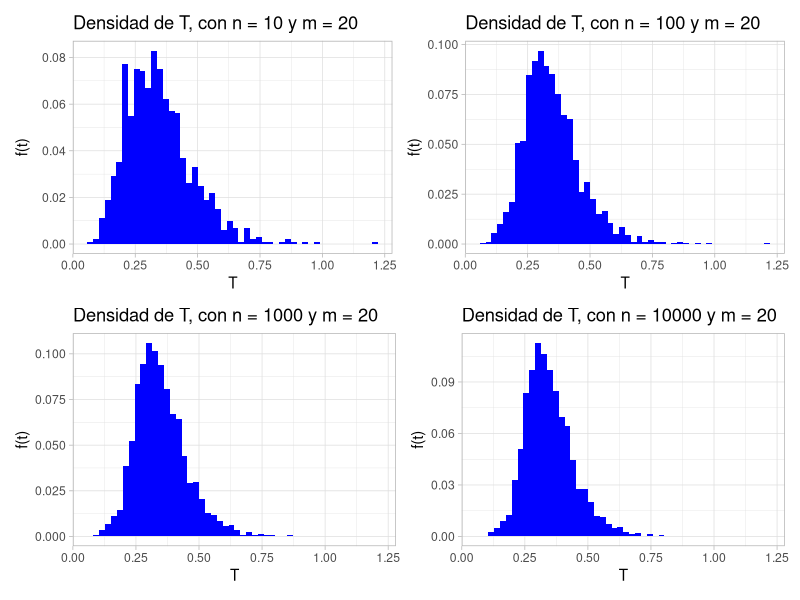
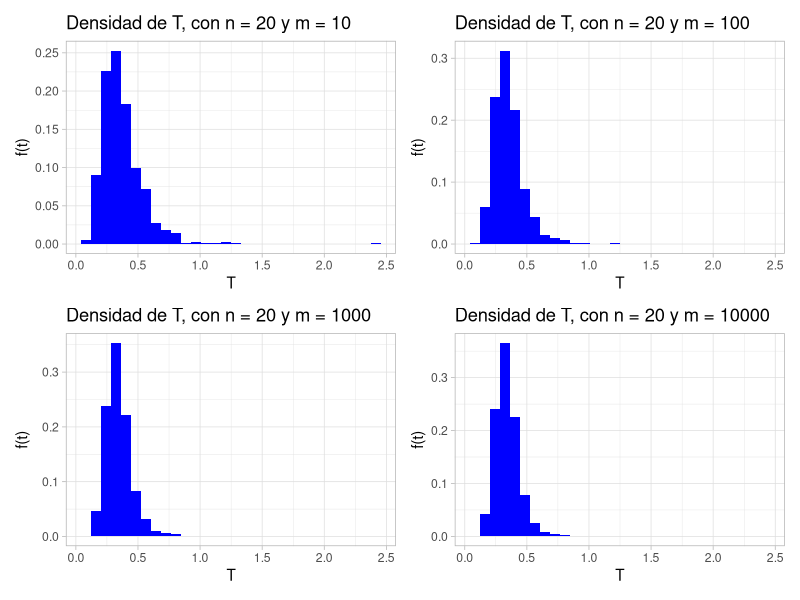
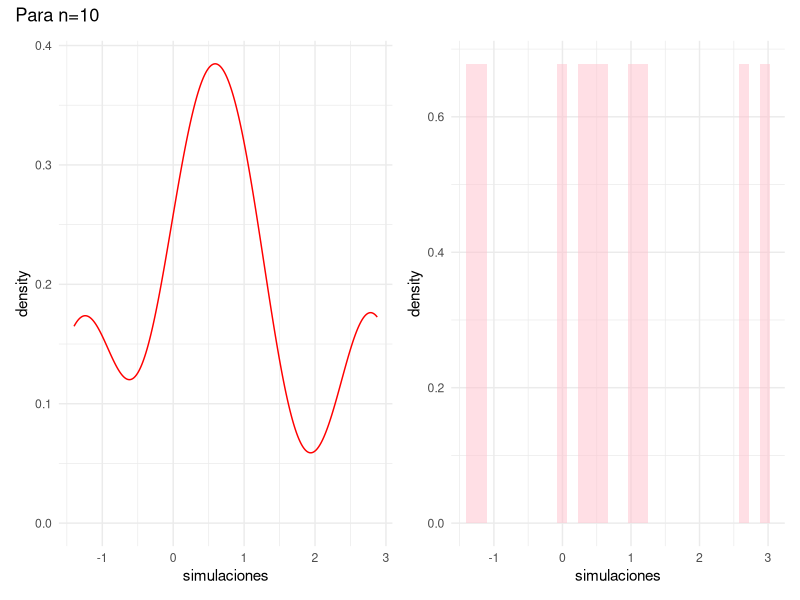
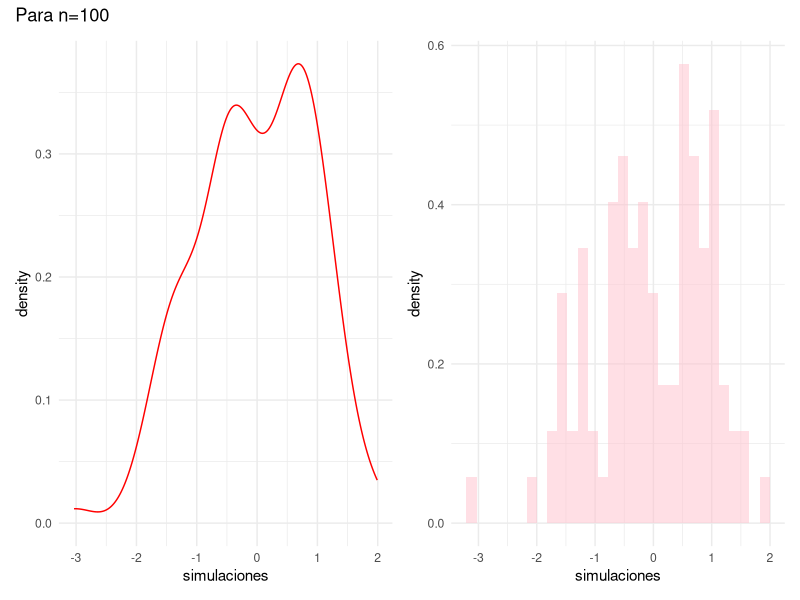
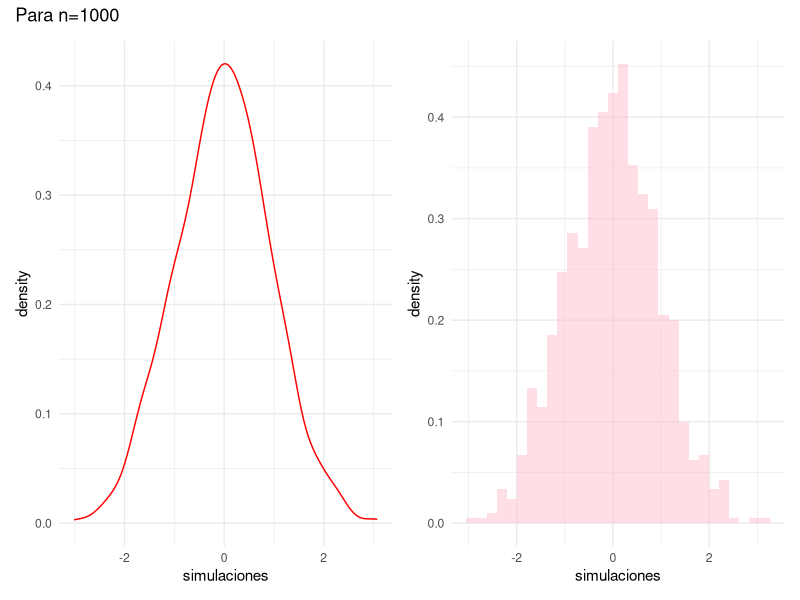
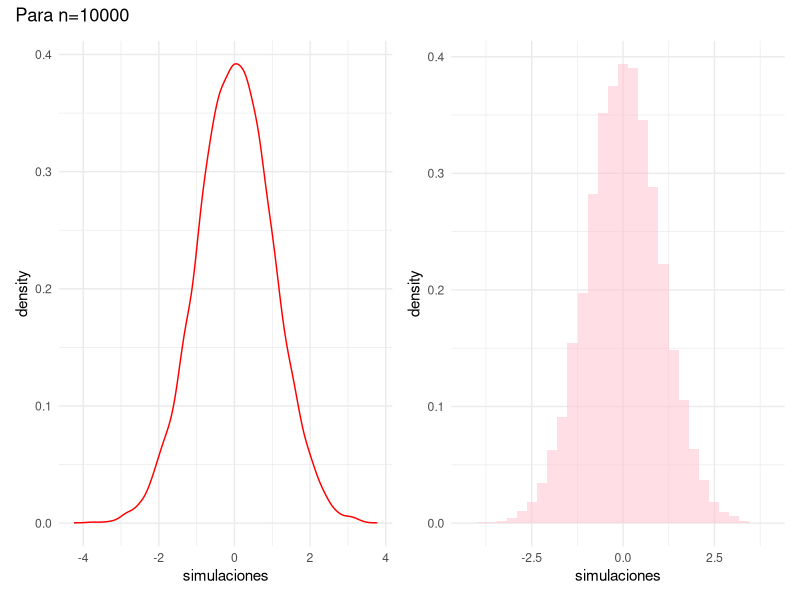
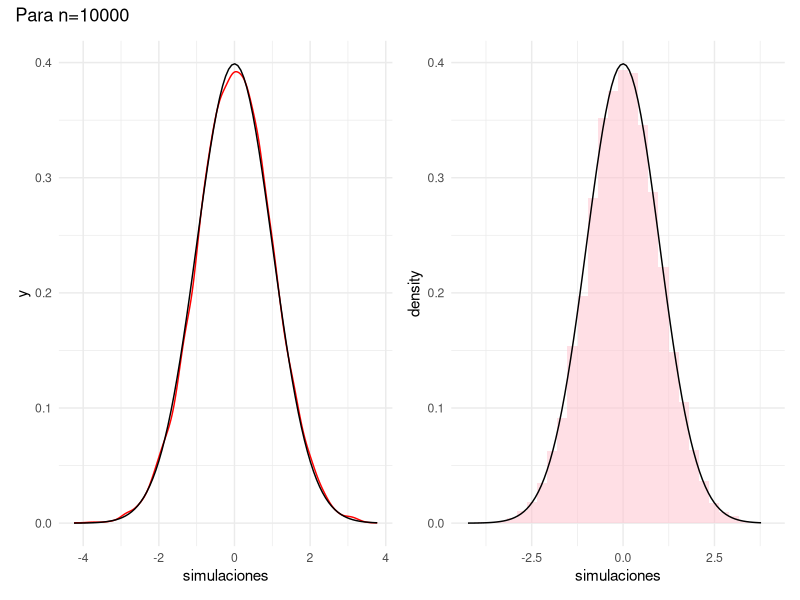
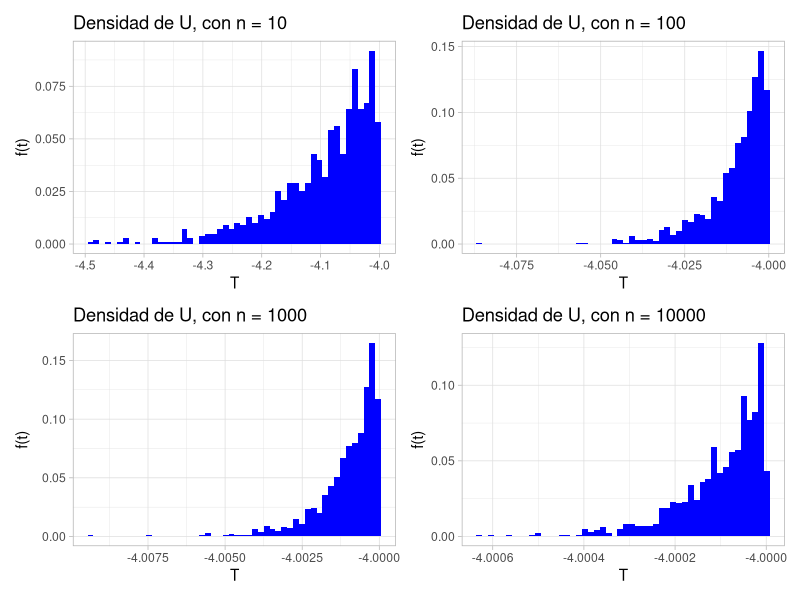

These charts were generated, in order, by the following R code: (Note: a time limit stopped this script after it produced the figures.)
## ---- chunk 1
#| output: false
library(dplyr)
library(ggplot2)
library(patchwork)
## ---- chunk 2
m <- 20
## ---- chunk 3
#| warning: false
# Definimos el número de observaciones para cada variable aleatoria
m <- 20

# Simulamos varios valores de T y los almacenamos en un vector
set.seed(123)

n_sim <- 1000
T_sim <- c()
graph_list <- list()
n_values <- c(10, 100, 1000, 10000)

for (j in seq_along(n_values)) {
  n <- n_values[j]
  
  for (i in 1:n_sim) {
    X <- rexp(n, rate = 1/5)
    Y <- rexp(m, rate = 1/15)
    mu_X <- mean(X)
    mu_Y <- mean(Y)
    T <- mu_X / mu_Y
    T_sim <- c(T_sim, T)
  }
  
  # Gráfica de la distribución de T
  df1 <- data.frame(T_sim)
  grafica1 <- ggplot(df1, aes(x = T_sim)) +
    geom_histogram(aes(y = after_stat(count)/sum(after_stat(count))),
                   bins = 50, linewidth = 1, fill = "blue") +
    ggtitle(paste("Densidad de T, con n =", n, "y m =", m)) +
    ylab("f(t)") + xlab("T") + theme_light()
  
  graph_list[[j]] <- grafica1
}

(graph_list[[1]] | graph_list[[2]]) / (graph_list[[3]] | graph_list[[4]])
## ---- chunk 4
# Definimos el número de observaciones para cada variable aleatoria
n <- 20

# Simulamos varios valores de T y los almacenamos en un vector
set.seed(123)

n_sim <- 1000
T_sim <- c()
graph_list1 <- list()
m_values <- c(10, 100, 1000, 10000)

for (j in seq_along(m_values)) {
  m <- m_values[j]
  
  for (i in 1:n_sim) {
    X <- rexp(n, rate = 1/5)
    Y <- rexp(m, rate = 1/15)
    mu_X <- mean(X)
    mu_Y <- mean(Y)
    T <- mu_X / mu_Y
    T_sim <- c(T_sim, T)
  }
  
  # Gráfica de la distribución de T
  df1 <- data.frame(T_sim)
  grafica1 <- ggplot(df1, aes(x = T_sim)) +
    geom_histogram(aes(y = after_stat(count)/sum(after_stat(count))),
                   bins = 30, linewidth = 1, fill = "blue") +
    ggtitle(paste("Densidad de T, con n =", n, "y m =", m)) +
    ylab("f(t)") + xlab("T") + theme_light()
  
  graph_list1[[j]] <- grafica1
}

(graph_list1[[1]] | graph_list1[[2]]) / (graph_list1[[3]] | graph_list1[[4]])
  
## ---- chunk 5
#| warning: false

set.seed(123)
n<- 10

#Tomo las muestras aleatorias para X
X<- rnorm(n, 0, 1)

#Calculo las sumas de la X
suma_x<- sum(X) 
#El cuadrado de una normal estándar es ji cuadrada defino X^2 como Y
Y<- rchisq(n, 1)
#no creo que tomar estas muestras sirva por que no son los mismos valores de Xi y por eso no los voy a tomar 

#Encuentro el vector con los cuadrados de cada valor
cuadrados<- X^2
suma2_x <- sum(cuadrados)

#calculo el valor de U
U= (sqrt(n)*suma_x)/suma2_x

#Hago las simulaciones con n=10
set.seed(123)
n<- 10
U_sim <- numeric(n)
for(i in 1:n){
  X<-rnorm(n,0,1)
  suma_x<- sum(X) 
  cuadrados<- X^2
  suma2_x <- sum(cuadrados)
  U_sim[i]<-(sqrt(n)*suma_x)/suma2_x
}

#grafico
df_simuls10 <- data.frame(simulaciones= U_sim)
densidad10<-df_simuls10 %>% ggplot()+ geom_density(aes(x = simulaciones), color="red")+ theme_minimal()

grafica10<-df_simuls10 %>% ggplot()+ geom_histogram(aes(x=simulaciones, y=..density..), fill="pink", alpha=0.5)+theme_minimal()

graficas<-densidad10| grafica10 
graficas+  plot_annotation("Para n=10")
## ---- chunk 6
#| warning: false
#Hago las simulaciones con n=100
set.seed(123)
n<- 100
U_sim <- numeric(n)
for(i in 1:n){
  X<-rnorm(n,0,1)
  suma_x<- sum(X) 
  cuadrados<- X^2
  suma2_x <- sum(cuadrados)
  U_sim[i]<-(sqrt(n)*suma_x)/suma2_x
}

#grafico
df_simuls100 <- data.frame(simulaciones= U_sim)
densidad100<-df_simuls100 %>% ggplot()+ geom_density(aes(x = simulaciones), color="red")+ theme_minimal()

grafica100<-df_simuls100 %>% ggplot()+ geom_histogram(aes(x=simulaciones, y=..density..), fill="pink", alpha=0.5)+theme_minimal()

graficas<-densidad100| grafica100 
graficas+  plot_annotation("Para n=100")
## ---- chunk 7
#Hago las simulaciones con n=1000
#| warning: false
set.seed(123)
n<- 1000
U_sim <- numeric(n)
for(i in 1:n){
  X<-rnorm(n,0,1)
  suma_x<- sum(X) 
  cuadrados<- X^2
  suma2_x <- sum(cuadrados)
  U_sim[i]<-(sqrt(n)*suma_x)/suma2_x
}

#grafico
df_simuls1000 <- data.frame(simulaciones= U_sim)
densidad1000<-df_simuls1000 %>% ggplot()+ geom_density(aes(x = simulaciones), color="red")+ theme_minimal()

grafica1000<-df_simuls1000 %>% ggplot()+ geom_histogram(aes(x=simulaciones, y=..density..), fill="pink", alpha=0.5)+theme_minimal()

graficas<-densidad1000| grafica1000 
graficas+  plot_annotation("Para n=1000")
## ---- chunk 8
#Hago las simulaciones con n=10000
#| warning: false
set.seed(123)
n<- 10000
U_sim <- numeric(n)
for(i in 1:n){
  X<-rnorm(n,0,1)
  suma_x<- sum(X) 
  cuadrados<- X^2
  suma2_x <- sum(cuadrados)
  U_sim[i]<-(sqrt(n)*suma_x)/suma2_x
}

#grafico
df_simuls10000 <- data.frame(simulaciones= U_sim)
densidad10000<-df_simuls10000 %>% ggplot()+ geom_density(aes(x = simulaciones), color="red")+ theme_minimal()

grafica10000<-df_simuls10000 %>% ggplot()+ geom_histogram(aes(x=simulaciones, y=..density..), fill="pink", alpha=0.5)+theme_minimal()

graficas<-densidad10000| grafica10000 
graficas+  plot_annotation("Para n=10000")
## ---- chunk 9
#grafico
#| warning: false
df_simuls10000 <- data.frame(simulaciones= U_sim)
densidad10000<-df_simuls10000 %>% ggplot()+ geom_density(aes(x = simulaciones), color="red")+ stat_function(fun=dnorm, args=list(mean=0, sd=1))+theme_minimal()

grafica10000<-df_simuls10000 %>% ggplot()+ geom_histogram(aes(x=simulaciones, y=..density..), fill="pink", alpha=0.5)+ stat_function(fun=dnorm, args=list(mean=0, sd=1))+theme_minimal()

graficas<-densidad10000| grafica10000 
graficas+  plot_annotation("Para n=10000")
## ---- chunk 10
# Simulamos varios valores de T y los almacenamos en un vector
#| warning: false
set.seed(123)

n_sim <- 1000
U_sim <- numeric(n_sim)
n_values <- c(10, 100, 1000, 10000)

for (j in seq_along(n_values)) {
  n <- n_values[j]
  
  for (i in 1:n_sim) {
    X <- runif(n)
    M <- max(X)
    U_sim[i] <- M - 5
  }
  
  # Gráfica de la distribución de u
  df1 <- data.frame(U_sim)
  grafica1 <- ggplot(df1, aes(x = U_sim)) +
    geom_histogram(aes(y = after_stat(count)/sum(after_stat(count))),
                   bins = 50, linewidth = 1, fill = "blue") +
    ggtitle(paste("Densidad de U, con n =", n)) +
    ylab("f(t)") + xlab("T") + theme_light()
  
  graph_list[[j]] <- grafica1
}

(graph_list[[1]] | graph_list[[2]]) / (graph_list[[3]] | graph_list[[4]])

## ---- chunk 11
#| warning: false

set.seed(123)

caras_del_dado <- 1:6
num_dados <- 3


num_sim <- 100000
vector_simuls <- c()
for(i in 1:num_sim){
  simulacion <- sample(x = caras_del_dado, size = num_dados, replace = TRUE)
  valor_simulacion <- sum(simulacion)
  vector_simuls <- c(vector_simuls,valor_simulacion)
}

str(vector_simuls)
# Define the values of n to use
n_values <- c(100, 1000, 10000, 100000)

# Create an empty list to store the graphs
graph_list <- list()

# Use a for loop to create the graphs and store them in the list
for (i in 1:length(n_values)) {
  n <- n_values[i]
  
  df <- data.frame(suma = vector_simuls[1:n])
  
  graph <- df %>% ggplot() +
    geom_histogram(aes(x = suma,
                       y=..count../sum(after_stat(count))),
                   linewidth=1, fill = "blue") +
    ggtitle(paste("Densidad de la suma n=", n)) +
    ylab("f") + xlab("suma") + theme_light()
  graph_list[[i]] <- graph
}

(graph_list[[1]] | graph_list[[2]]) / (graph_list[[3]] | graph_list[[4]])

str(vector_simuls)

simuls_satisfacen <- vector_simuls <= 3

satisfacen <- simuls_satisfacen[1:i]

proba_estimada <- sum(satisfacen)/length(satisfacen)
proba_estimada


probabilidades_estimadas <- c()
for(i in 1:length(simuls_satisfacen)){
  satisfacen <- simuls_satisfacen[1:i]
  proba_estimada <- sum(satisfacen)/length(satisfacen)
  probabilidades_estimadas <- c(probabilidades_estimadas, proba_estimada)
}

print(paste("la proba estimada para 100 simulaciones es", probabilidades_estimadas[[100]]))
print(paste("la proba estimada para 1000 simulaciones es", probabilidades_estimadas[[1000]]))
print(paste("la proba estimada para 10000 simulaciones es", probabilidades_estimadas[[10000]]))
print(paste("la proba estimada para 100000 simulaciones es", probabilidades_estimadas[[100000]]))


df_probas <- data.frame(n = 1:length(simuls_satisfacen),
                        probabilidades = probabilidades_estimadas)

df_probas %>% 
  ggplot() +
  geom_line(aes(x = n, y = probabilidades)) +
  ylab("probabilidades") + 
  xlab("n") +
  theme_light()


## ---- chunk 12
#| warning: false

set.seed(123)

numeracion <- 1:7
num_bolas <- 7


num_sim <- 100000
vector_simuls <- c()
for(i in 1:num_sim){
  simulacion <- sample(x = numeracion, size = 2, replace = FALSE)
  valor_simulacion <- sum(simulacion)
  vector_simuls <- c(vector_simuls,valor_simulacion)
}

str(vector_simuls)
# Define the values of n to use
n_values <- c(100, 1000, 10000, 100000)

# Create an empty list to store the graphs
graph_list <- list()

# Use a for loop to create the graphs and store them in the list
for (i in 1:length(n_values)) {
  n <- n_values[i]
  df <- data.frame(suma = vector_simuls[1:n])
  graph <- df %>% ggplot() +
    geom_histogram(aes(x = suma,
                       y=..count../sum(after_stat(count))),
                   linewidth=1, fill = "blue") +
    ggtitle(paste("Densidad de la suma n=", n)) +
    ylab("f") + xlab("suma") + theme_light()
  graph_list[[i]] <- graph
}

(graph_list[[1]] | graph_list[[2]]) / (graph_list[[3]] | graph_list[[4]])

str(vector_simuls)

simuls_satisfacen <- vector_simuls <= 10

satisfacen <- simuls_satisfacen[1:i]

proba_estimada <- sum(satisfacen)/length(satisfacen)
proba_estimada


probabilidades_estimadas <- c()
for(i in 1:length(simuls_satisfacen)){
  satisfacen <- simuls_satisfacen[1:i]
  proba_estimada <- sum(satisfacen)/length(satisfacen)
  probabilidades_estimadas <- c(probabilidades_estimadas, proba_estimada)
}

print(paste("la proba estimada para 100 simulaciones es", probabilidades_estimadas[[100]]))
print(paste("la proba estimada para 1000 simulaciones es", probabilidades_estimadas[[1000]]))
print(paste("la proba estimada para 10000 simulaciones es", probabilidades_estimadas[[10000]]))
print(paste("la proba estimada para 100000 simulaciones es", probabilidades_estimadas[[100000]]))


df_probas <- data.frame(n = 1:length(simuls_satisfacen),
                        probabilidades = probabilidades_estimadas)

df_probas %>% 
  ggplot() +
  geom_line(aes(x = n, y = probabilidades)) +
  ylab("probabilidades") + 
  xlab("n") +
  theme_light()

## ---- chunk 13
#| warning: false
set.seed(123)

numeracion <- 1:7
num_bolas <- 7

num_sim <- 100000
vector_simuls <- c()
for(i in 1:num_sim){
  simulacion <- sample(x = numeracion, size = 2, replace = TRUE)
  valor_simulacion <- sum(simulacion)
  vector_simuls <- c(vector_simuls,valor_simulacion)
}

str(vector_simuls)
# Define the values of n to use
n_values <- c(100, 1000, 10000, 100000)

# Create an empty list to store the graphs
graph_list <- list()

# Use a for loop to create the graphs and store them in the list
for (i in 1:length(n_values)) {
  n <- n_values[i]
  df <- data.frame(suma = vector_simuls[1:n])
  graph <- df %>% ggplot() +
    geom_histogram(aes(x = suma,
                       y=..count../sum(after_stat(count))),
                   linewidth=1, fill = "blue") +
    ggtitle(paste("Densidad de la suma n=", n)) +
    ylab("f") + xlab("suma") + theme_light()
  graph_list[[i]] <- graph
}

(graph_list[[1]] | graph_list[[2]]) / (graph_list[[3]] | graph_list[[4]])

str(vector_simuls)

simuls_satisfacen <- vector_simuls <= 10

satisfacen <- simuls_satisfacen[1:i]

proba_estimada <- sum(satisfacen)/length(satisfacen)
proba_estimada


probabilidades_estimadas <- c()
for(i in 1:length(simuls_satisfacen)){
  satisfacen <- simuls_satisfacen[1:i]
  proba_estimada <- sum(satisfacen)/length(satisfacen)
  probabilidades_estimadas <- c(probabilidades_estimadas, proba_estimada)
}

print(paste("la proba estimada para 100 simulaciones es", probabilidades_estimadas[[100]]))
print(paste("la proba estimada para 1000 simulaciones es", probabilidades_estimadas[[1000]]))
print(paste("la proba estimada para 10000 simulaciones es", probabilidades_estimadas[[10000]]))
print(paste("la proba estimada para 100000 simulaciones es", probabilidades_estimadas[[100000]]))


df_probas <- data.frame(n = 1:length(simuls_satisfacen),
                        probabilidades = probabilidades_estimadas)

df_probas %>% 
  ggplot() +
  geom_line(aes(x = n, y = probabilidades)) +
  ylab("probabilidades") + 
  xlab("n") +
  theme_light()

## ---- chunk 14
#| warning: false
set.seed(123)

claves <- 1:50

num_sim <- 100000
vector_simuls <- c()
for(i in 1:num_sim){
  simulacion <- sample(x = claves, size = 50, replace = FALSE)
  valor_simulacion <- sum(simulacion==claves)
  vector_simuls <- c(vector_simuls,valor_simulacion)
}

str(vector_simuls)
## ---- chunk 15
n_values <- c(100, 1000, 10000, 100000)
## ---- chunk 16
graph_list <- list()
## ---- chunk 17
#| warning: false
for (i in 1:length(n_values)) {
  n <- n_values[i]
  df <- data.frame(suma = vector_simuls[1:n])
  graph <- df %>% ggplot() +
    geom_histogram(aes(x = suma,
                       y=after_stat(count)/sum(after_stat(count))),
                   linewidth=1, fill = "blue") +
    ggtitle(paste("Densidad de la suma n=", n)) +
    ylab("f") + xlab("suma") + theme_light()
  graph_list[[i]] <- graph
}

## ---- chunk 18
#| warning: false
(graph_list[[1]] | graph_list[[2]]) / (graph_list[[3]] | graph_list[[4]])
## ---- chunk 19
#| warning: false
str(vector_simuls)

simuls_satisfacen <- vector_simuls <= 15

satisfacen <- simuls_satisfacen[1:i]

proba_estimada <- sum(satisfacen)/length(satisfacen)
proba_estimada

## ---- chunk 20
#| warning: false
probabilidades_estimadas <- c()
for(i in 1:length(simuls_satisfacen)){
  satisfacen <- simuls_satisfacen[1:i]
  proba_estimada <- sum(satisfacen)/length(satisfacen)
  probabilidades_estimadas <- c(probabilidades_estimadas, proba_estimada)
}

print(paste("la proba estimada para 100 simulaciones es", probabilidades_estimadas[[100]]))
print(paste("la proba estimada para 1000 simulaciones es", probabilidades_estimadas[[1000]]))
print(paste("la proba estimada para 10000 simulaciones es", probabilidades_estimadas[[10000]]))
print(paste("la proba estimada para 100000 simulaciones es", probabilidades_estimadas[[100000]]))


df_probas <- data.frame(n = 1:length(simuls_satisfacen),
                        probabilidades = probabilidades_estimadas)

df_probas %>% 
  ggplot() +
  geom_line(aes(x = n, y = probabilidades)) +
  ylab("probabilidades") + 
  xlab("n") +
  theme_light()
## ---- chunk 21
#| warning: false
#Comienzo haciendo una sola simulación
set.seed(123)
suma_unif <- 0
N <-0
#para encontarr un valor de N
while (suma_unif < 1) {
  #tomo las muestras 
  Xu <- runif(1, min=0, max=1)
  #En N voy contando la cantidad de veces que corre el while
  N<-N+1
  suma_unif<- suma_unif + Xu
}

#sigo con las simulaciones para distintos valores de N
#para n=100
n <- 100
N_sim<- numeric(n)
for(i in 1:n){
  suma_unif <- 0
  N <-0
  while (suma_unif < 1) {
    Xu <- runif(1, min=0, max=1)
    N<-N+1
    suma_unif<- suma_unif + Xu
  }
  N_sim[i]<- N
}
#para hacer el data frame saco la probabilidad en cada punto
df_simunif100 <- data.frame(table(N_sim)/n )
colnames(df_simunif100)<- c('N', 'Probabilidad')
#head(df_simunif100)
func_masa100 <-ggplot(data=df_simunif100)+
geom_bar(aes(x= N, y= Probabilidad ),stat = 'identity', fill='blue') +
labs(title="Para n=100")+
theme_minimal()
func_masa100

## ---- chunk 22
#| warning: false
#sigo con las simulaciones para distintos valores de N
#para n=1000
n <- 1000
N_sim<- numeric(n)
for(i in 1:n){
  suma_unif <- 0
  N <-0
  while (suma_unif < 1) {
    Xu <- runif(1, min=0, max=1)
    N<-N+1
    suma_unif<- suma_unif + Xu
  }
  N_sim[i]<- N
}
#para hacer el data frame saco la probabilidad en cada punto
df_simunif1000 <- data.frame(table(N_sim)/n )
colnames(df_simunif1000)<- c('N', 'Probabilidad')
#head(df_simunif)
func_masa1000 <- df_simunif1000 %>%ggplot()+
geom_bar(aes(x= N, y= Probabilidad ),stat = 'identity', fill='blue') +
labs(title="Para n=1000")+
theme_minimal()
func_masa1000
## ---- chunk 23
#| warning: false
#sigo con las simulaciones para distintos valores de N
#para n=10000
n <- 10000
N_sim<- numeric(n)
for(i in 1:n){
  suma_unif <- 0
  N <-0
  while (suma_unif < 1) {
    Xu <- runif(1, min=0, max=1)
    N<-N+1
    suma_unif<- suma_unif + Xu
  }
  N_sim[i]<- N
}
#para hacer el data frame saco la probabilidad en cada punto
df_simunif10000 <- data.frame(table(N_sim)/n )
colnames(df_simunif10000)<- c('N', 'Probabilidad')
#head(df_simunif)
func_masa10000 <-ggplot(data=df_simunif10000)+
geom_bar(aes(x= N, y= Probabilidad ),stat = 'identity', fill='blue') +
labs(title="Para n=10000")+
theme_minimal()
func_masa10000
## ---- chunk 24
#| warning: false
#para n=100000
n <- 100000
N_sim<- numeric(n)
for(i in 1:n){
  suma_unif <- 0
  N <-0
  while (suma_unif < 1) {
    Xu <- runif(1, min=0, max=1)
    N<-N+1
    suma_unif<- suma_unif + Xu
  }
  N_sim[i]<- N
}
#para hacer el data frame saco la probabilidad en cada punto
df_simunif100000 <- data.frame(table(N_sim)/n )
colnames(df_simunif100000)<- c('N', 'Probabilidad')
#head(df_simunif)
func_masa100000 <-ggplot(data=df_simunif100000)+
geom_bar(aes(x= N, y= Probabilidad ),stat = 'identity', fill='blue') +
labs(title="Para n=100000")+
theme_minimal()
func_masa100000
## ---- chunk 25
#| warning: false
grafjuntas<- (func_masa100/ func_masa10000)| (func_masa1000/func_masa100000)
grafjuntas+ plot_annotation("Funciones masa")+plot_layout(widths = c(2,2))
## ---- chunk 26
#| warning: false
#hago simulaciones para n=10, es de lo único que todavía no tengo probabilidades calculadas
n <- 10
N_sim<- numeric(n)
for(i in 1:n){
  suma_unif <- 0
  N <-0
  while (suma_unif < 1) {
    Xu <- runif(1, min=0, max=1)
    N<-N+1
    suma_unif<- suma_unif + Xu
  }
  N_sim[i]<- N
}
#para hacer el data frame saco la probabilidad en cada punto
df_simunif10 <- data.frame(table(N_sim)/n )
colnames(df_simunif10)<- c('N', 'Probabilidad')
#calculo el valor esperado con su formula para n=10
#Primero debo asegurarme que el tipo de datos del data frame sea el correcto para poder operar con ellos
df_simunif10$N <- as.numeric(as.character(df_simunif10$N))
df_simunif10$Probabilidad <- as.numeric(df_simunif10$Probabilidad)
ve10<- sum(df_simunif10$N * df_simunif10$Probabilidad)
#Valor esperado n=100
df_simunif100$N <- as.numeric(as.character(df_simunif100$N))
df_simunif100$Probabilidad <- as.numeric(df_simunif100$Probabilidad)
ve100<- sum(df_simunif100$N * df_simunif100$Probabilidad)
#Valor esperado n=1000
df_simunif1000$N <- as.numeric(as.character(df_simunif1000$N))
df_simunif1000$Probabilidad <- as.numeric(df_simunif1000$Probabilidad)
ve1000<- sum(df_simunif1000$N * df_simunif1000$Probabilidad)
#valor esperado n=10000
df_simunif10000$N <- as.numeric(as.character(df_simunif10000$N))
df_simunif10000$Probabilidad <- as.numeric(df_simunif10000$Probabilidad)
ve10000<- sum(df_simunif10000$N * df_simunif10000$Probabilidad)
#valor esperado n=100000
df_simunif100000$N <- as.numeric(as.character(df_simunif100000$N))
df_simunif100000$Probabilidad <- as.numeric(df_simunif100000$Probabilidad)
ve100000<- sum(df_simunif100000$N * df_simunif100000$Probabilidad)
#pongo todos los valores del valor esperado en un vector y también los de n en otro
n <- c(10, 100, 1000, 10000, 100000)
EN<-c(ve10, ve100, ve1000, ve100000, ve100000)
#voy a crear un dataframe para guardad mis resultados
df_valor_esperado <- data.frame(n, EN)
df_valor_esperado

grafvaloresperado<-df_valor_esperado %>% ggplot(aes(x= n, y=EN, group=1)) + geom_line()+ geom_point()+theme_minimal()+labs(title = "E(N) para los distintos valores de n")

grafvaloresperado
## ---- chunk 27
#Simulaciones para n=100
n<-100
X2_sim<-numeric(10000)
for(i in 1:10000){
  X<-runif(n, min=0, max=1)
  X<-sort(X)
  X2_sim[i]<-X[2]
}
#grafico
df_simx2100 <- data.frame(simulaciones= X2_sim/10000)
densidadx2100<-df_simx2100 %>% ggplot()+ geom_density(aes(x = simulaciones), color="red")+ theme_minimal()

graficax2100<-df_simx2100 %>% ggplot()+ geom_histogram(aes(x=simulaciones, y=..density..), fill="pink", alpha=0.5)+theme_minimal()

graficas<-densidadx2100| graficax2100
graficas100<-graficas+  plot_annotation("Para n=100")
graficas100
## ---- chunk 28
#Simulaciones para n=1000
n<-1000
X2_sim<-numeric(10000)
for(i in 1:10000){
  X<-runif(n, min=0, max=1)
  X<-sort(X)
  X2_sim[i]<-X[2]
}
#grafico
df_simx21000 <- data.frame(simulaciones= X2_sim)
densidadx21000<-df_simx21000 %>% ggplot()+ geom_density(aes(x = simulaciones), color="red")+ theme_minimal()

graficax21000<-df_simx21000 %>% ggplot()+ geom_histogram(aes(x=simulaciones, y=..density..), fill="pink", alpha=0.5)+theme_minimal()

graficas<-densidadx21000| graficax21000
graficas1000<-graficas+  plot_annotation("Para n=1000")
graficas1000
## ---- chunk 29
#Simulaciones para n=10000
n<-10000
X2_sim<-numeric(10000)
for(i in 1:10000){
  X<-runif(n, min=0, max=1)
  X<-sort(X)
  X2_sim[i]<-X[2]
}
#grafico
df_simx210000 <- data.frame(simulaciones= X2_sim)
densidadx210000<-df_simx210000 %>% ggplot()+ geom_density(aes(x = simulaciones), color="red")+ theme_minimal()

graficax210000<-df_simx210000 %>% ggplot()+ geom_histogram(aes(x=simulaciones, y=..density..), fill="pink", alpha=0.5)+theme_minimal()

graficas<-densidadx210000| graficax210000
graficas10000<-graficas+  plot_annotation("Para n=10000")
graficas10000
## ---- chunk 30
#Simulaciones para n=100000
n<-100000
X2_sim<-numeric(10000)
for(i in 1:10000){
  X<-runif(n, min=0, max=1)
  X<-sort(X)
  X2_sim[i]<-X[2]
}
#grafico
df_simx2100000 <- data.frame(simulaciones= X2_sim)
densidadx2100000<-df_simx2100000 %>% ggplot()+ geom_density(aes(x = simulaciones), color="red")+ theme_minimal()

graficax2100000<-df_simx2100000 %>% ggplot()+ geom_histogram(aes(x=simulaciones, y=..density..), fill="pink", alpha=0.5)+theme_minimal()

graficas<- densidadx2100000| graficax2100000
graficas100000<-graficas+  plot_annotation("Para n=100000")
graficas100000
## ---- chunk 31
graficafinal<-(graficas100)/(graficas1000)/(graficas10000)/(graficas100000) + plot_annotation(title = 'Función de densidad aproximada de X(2)')
graficafinal
## ---- chunk 32
#grafico
n<-10000
densidadjun<- densidadx210000+ stat_function(fun=dbeta, args=list(shape1=2,shape2=n-1))
  
graficajun<-graficax210000+ stat_function(fun=dbeta, args=list(shape1=2,shape2=n-1))

graficasjun<-densidadjun| graficajun
graficasjun<-graficasjun+  plot_annotation("Comparando con la distribución Beta")
graficasjun
## ---- chunk 33
#| warning: false
graph_list<-list()
densidad_list<-list()
n_values <- c(100, 1000,10000,100000)


a=-1
b=1
esperanza <- (a+b)/2
varianza <- ((b-a)**2)/12

for (i in 1:length(n_values)){
  n <- n_values[i]
  
  simulaciones <- replicate(10000, {
    Xmediana <- median(runif(n, min=a,max=b))
    (Xmediana - esperanza) / sqrt(varianza/n)
  })
  
  df_simuls <- data.frame(simulaciones = simulaciones)
  densidad1 <- df_simuls %>% ggplot() +
    geom_density(aes(x = simulaciones), color = "red", size = 1) +
    stat_function(fun = dnorm, args = list(mean = 0, sd = 1)) +
    theme_minimal()
  densidad1
  
  grafica1 <- df_simuls %>% ggplot() +
    geom_histogram(aes(x = simulaciones, y = ..density..), 
                   size = 1, fill = "pink", alpha = 0.5) +
    stat_function(fun = dnorm, args = list(mean = 0, sd = 1)) +
    theme_minimal()
  
  grafica1
  graph_list[[i]] <- grafica1
  densidad_list[[i]] <- densidad1
  
}

(graph_list[[1]] | graph_list[[2]]) / (graph_list[[3]] | graph_list[[4]])

(densidad_list[[1]] | densidad_list[[2]]) / (densidad_list[[3]] | densidad_list[[4]])



## ---- chunk 34
#| warning: false

set.seed(1234)

graph_list<-list()
densidad_list<-list()

n_values <- c(100, 1000,10000,100000)

esperanza <- (-1+1)/2
varianza <- ((1+1)**2)/12

for (i in 1:length(n_values)){
  n <- n_values[i]
  
  simulaciones <- replicate(10000, {
    Xmean <-sum(c(runif(999,min=-1,max=1),runif(1,min=200,max=300)))/1000
    (Xmean - esperanza) / sqrt(varianza/n)
  })
  
  df_simuls <- data.frame(simulaciones = simulaciones)
  densidad1 <- df_simuls %>% ggplot() +
    geom_density(aes(x = simulaciones), color = "red", size = 1) +
    stat_function(fun = dnorm, args = list(mean = 0, sd = 1)) +
    theme_minimal()
  densidad1
  
  grafica1 <- df_simuls %>% ggplot() +
    geom_histogram(aes(x = simulaciones, y = ..density..), 
                   size = 1, fill = "pink", alpha = 0.5) +
    stat_function(fun = dnorm, args = list(mean = 0, sd = 1)) +
    theme_minimal()
  
  grafica1
  graph_list[[i]] <- grafica1
  densidad_list[[i]] <- densidad1
  
}

(graph_list[[1]] | graph_list[[2]]) / (graph_list[[3]] | graph_list[[4]])
(densidad_list[[1]] | densidad_list[[2]]) / (densidad_list[[3]] | densidad_list[[4]])

## ---- chunk 35
#| warning: false
graph_list<-list()
densidad_list<-list()
n_values <- c(100, 1000,10000,100000)
lambda <- 1
esperanza <- 1/lambda
varianza <- 1/(lambda**2)

for (i in 1:length(n_values)){
  n <- n_values[i]
  
  simulaciones <- replicate(10000, {
    Xmediana <- median(rexp(n, rate = lambda))
    (Xmediana - esperanza) / sqrt(varianza/n)
  })
  
  df_simuls <- data.frame(simulaciones = simulaciones)
  densidad1 <- df_simuls %>% ggplot() +
    geom_density(aes(x = simulaciones), color = "red", size = 1) +
    stat_function(fun = dnorm, args = list(mean = 0, sd = 1)) +
    theme_minimal()
  densidad1
  
  grafica1 <- df_simuls %>% ggplot() +
    geom_histogram(aes(x = simulaciones, y = ..density..), 
                   size = 1, fill = "pink", alpha = 0.5) +
    stat_function(fun = dnorm, args = list(mean = 0, sd = 1)) +
    theme_minimal()
  
  grafica1
  graph_list[[i]] <- grafica1
  densidad_list[[i]] <- densidad1
  
  }
  
(graph_list[[1]] | graph_list[[2]]) / (graph_list[[3]] | graph_list[[4]])
(densidad_list[[1]] | densidad_list[[2]]) / (densidad_list[[3]] | densidad_list[[4]])


## ---- chunk 36
#| warning: false
n_sims <- 10000
n_vals <- c(100, 1000, 10000, 100000)
## ---- chunk 37
#| warning: false
for (n in n_vals) {
  x_bar_vals <- numeric(n_sims)
  
  for (i in 1:n_sims) {
    x_vals <- rt(n, df=1)
    x_bar_vals[i] <- mean(x_vals)
  }
  
  plot(density(x_bar_vals), main=paste("Densidad de probabilidad de X̄ para n =", n))
}
## ---- chunk 38
#| warning: false
library(patchwork)

p1 <- plot(density(x_bar_vals), main="Densidad de probabilidad de X̄ para n = 100")
p2 <- plot(density(x_bar_vals), main="Densidad de probabilidad de X̄ para n = 1000")
p3 <- plot(density(x_bar_vals), main="Densidad de probabilidad de X̄ para n = 10000")
p4 <- plot(density(x_bar_vals), main="Densidad de probabilidad de X̄ para n = 100000")

p1 + p2 + p3 + p4

## ---- chunk 39
#| warning: false
set.seed(123)

num_simulaciones <- 100000
vector_simuls <- c()
for (i in 1:num_simulaciones) {
  dado1 <- sample(c(1,2,3,4,5,6), 1, replace = TRUE)
  dado2 <- sample(c(1,2,3,4,5,6), 1, replace = TRUE)
  valor_simulacion <- sum(dado1,dado2)
  vector_simuls <- c(vector_simuls,valor_simulacion)
}

str(vector_simuls)
## ---- chunk 40
#| warning: false
n_values <- c(100000)

## ---- chunk 41
#| warning: false
graph_list <- list()
## ---- chunk 42
#| warning: false
for (i in 1:length(n_values)) {
  n <- n_values[i]
  df <- data.frame(suma = vector_simuls[1:n])
  graph <- df %>% ggplot() +
    geom_histogram(aes(x = suma,
                       y=after_stat(count)/sum(after_stat(count))),
                   linewidth=1, fill = "blue") +
    ggtitle(paste("Densidad de la suma n=", n)) +
    ylab("f") + xlab("suma") + theme_light()
  graph_list[[i]] <- graph
}

(graph_list[[1]])

str(vector_simuls)
## ---- chunk 43
set.seed(123)
#| warning: false

num_simulaciones <- 100000
vector_simuls <- c()
for (i in 1:num_simulaciones) {
  dado1 <- sample(c(5, 5, 5, 5, 5, 5), 1, replace = TRUE)
  dado2 <- sample(c(2, 2, 2, 6, 6, 6), 1, replace = TRUE)
  valor_simulacion <- sum(dado1,dado2)
  vector_simuls <- c(vector_simuls,valor_simulacion)
}

str(vector_simuls)
## ---- chunk 44
n_values <- c(100000)
## ---- chunk 45
graph_list <- list()
## ---- chunk 46
#| warning: false
for (i in 1:length(n_values)) {
  n <- n_values[i]
  df <- data.frame(suma = vector_simuls[1:n])
  graph <- df %>% ggplot() +
    geom_histogram(aes(x = suma,
                       y=after_stat(count)/sum(after_stat(count))),
                   linewidth=1, fill = "blue") +
    ggtitle(paste("Densidad de la suma n=", n)) +
    ylab("f") + xlab("suma") + theme_light()
  graph_list[[i]] <- graph
}

(graph_list[[1]])

str(vector_simuls)

## ---- chunk 47
#| warning: false
set.seed(123)

num_simulaciones <- 100000
vector_simuls <- c()
for (i in 1:num_simulaciones) {
  dado1 <- sample(c(1, 2, 2, 3, 3, 4), 1, replace = TRUE)
  dado2 <- sample(c(1, 3, 4, 5, 6, 8), 1, replace = TRUE)
  valor_simulacion <- sum(dado1,dado2)
  vector_simuls <- c(vector_simuls,valor_simulacion)
}

str(vector_simuls)
## ---- chunk 48
n_values <- c(100000)
## ---- chunk 49
graph_list <- list()
## ---- chunk 50
#| warning: false
for (i in 1:length(n_values)) {
  n <- n_values[i]
  df <- data.frame(suma = vector_simuls[1:n])
  graph <- df %>% ggplot() +
    geom_histogram(aes(x = suma,
                       y=after_stat(count)/sum(after_stat(count))),
                   linewidth=1, fill = "blue") +
    ggtitle(paste("Densidad de la suma n=", n)) +
    ylab("f") + xlab("suma") + theme_light()
  graph_list[[i]] <- graph
}

(graph_list[[1]])

str(vector_simuls)
